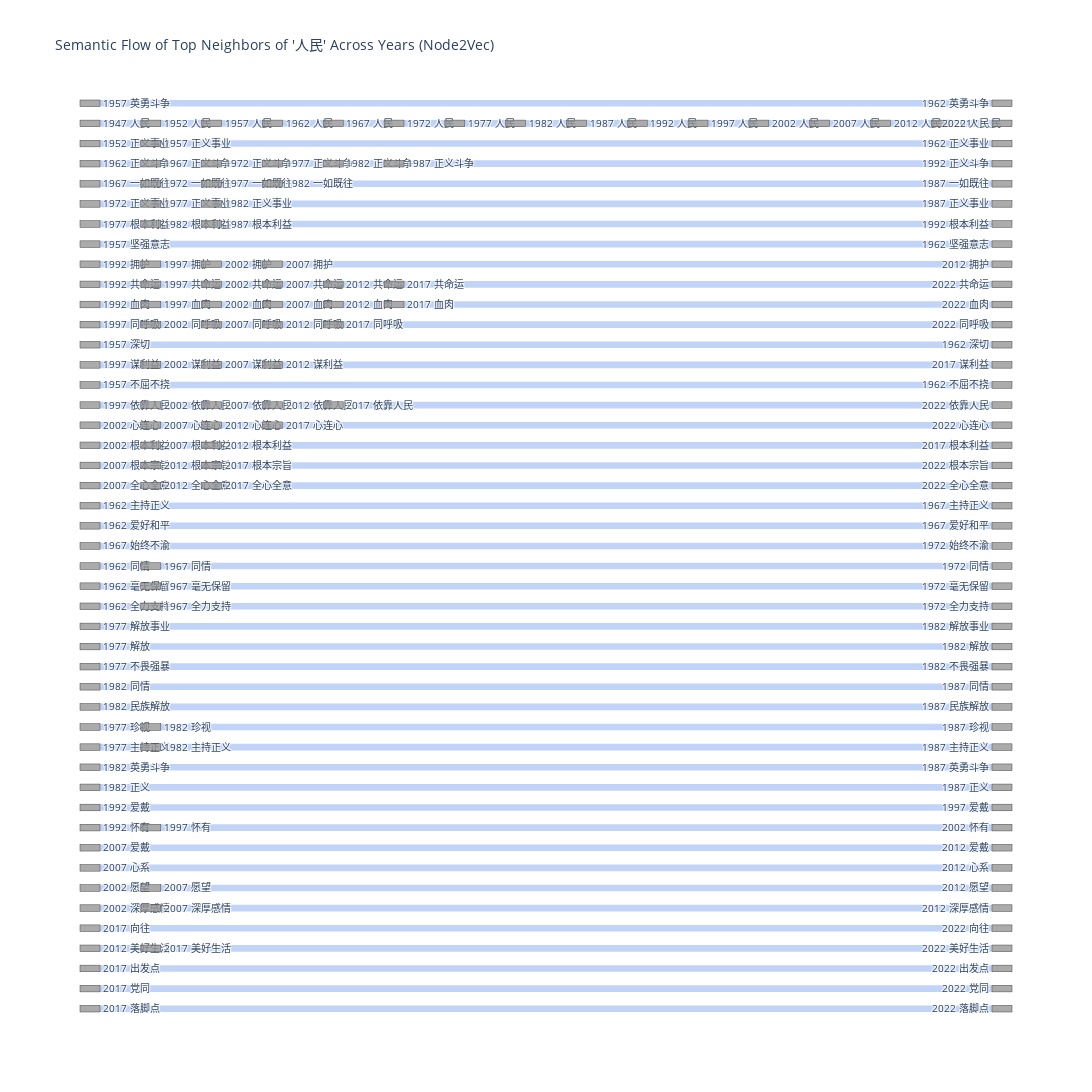

The notebook cell saved with this chart:
### Code cell
import pandas as pd
import plotly.graph_objects as go

# ---------- 1. Load data ----------
csv_path = "renmin_neighbors_node2vec.csv"  # change if needed
df = pd.read_csv(csv_path)

# Optional: only keep top-K neighbors per year
TOPK = 20
df = df[df["rank"] <= TOPK]

# Choose years you want to visualize (可以改成你想要的年份列表)
years_to_plot = [1947, 1952, 1957, 1962, 1967, 1972, 1977, 1982, 1987, 1992, 1997, 2002, 2007, 2012, 2017, 2022]

df = df[df["year"].isin(years_to_plot)]

# ---------- 2. Build nodes: each (year, neighbor) pair is a node ----------
# Node label: "year\nneighbor"
df["node_label"] = df["year"].astype(str) + "\n" + df["neighbor"]

# Get unique nodes and assign indices
unique_nodes = df["node_label"].unique().tolist()
node_index = {label: i for i, label in enumerate(unique_nodes)}

# ---------- 3. Build links: connect same neighbor across consecutive years ----------
sources = []
targets = []
values = []

# We group by neighbor word, then see in哪些年份出现过
for neighbor, g in df.groupby("neighbor"):
    # 按年份排序
    g_sorted = g.sort_values("year")
    years_list = g_sorted["year"].tolist()
    labels_list = g_sorted["node_label"].tolist()
    sims_list = g_sorted["similarity"].tolist()

    # 在相邻年份之间画边
    for i in range(len(years_list) - 1):
        year1 = years_list[i]
        year2 = years_list[i + 1]
        label1 = labels_list[i]
        label2 = labels_list[i + 1]

        # 只连接真正相邻的时间点（防止中间缺一年跳过去）
        # 如果你不介意可以去掉这个判断
        idx1 = years_to_plot.index(year1)
        idx2 = years_to_plot.index(year2)
        if idx2 - idx1 != 1:
            # 中间隔了年份，可以视情况要不要连
            # 这里选择跳过不连
            continue

        src = node_index[label1]
        tgt = node_index[label2]

        # 可以用平均 similarity / 最小 similarity 做权重，这里简单用 1
        # 或者用两年 similarity 的平均值:
        # val = (sims_list[i] + sims_list[i+1]) / 2
        val = 1.0

        sources.append(src)
        targets.append(tgt)
        values.append(val)

# ---------- 4. Create Sankey diagram ----------
fig = go.Figure(data=[go.Sankey(
    arrangement="snap",
    node=dict(
        pad=15,
        thickness=20,
        line=dict(width=0.5),
        label=unique_nodes,
        color="rgba(150,150,150,0.8)"  # node color，可以自己改
    ),
    link=dict(
        source=sources,
        target=targets,
        value=values,
        color="rgba(100,149,237,0.4)"  # edge color，可改
    )
)])

fig.update_layout(
    title_text="Semantic Flow of Top Neighbors of '人民' Across Years (Node2Vec)",
    font=dict(size=10),
    width=1300,  
    height=2000
)

fig.show()

### Figure 1 — Plotly figure (JSON) as saved in the notebook; plotly's stock layout.template omitted (floating-point values rounded to 4 significant figures; data arrays with more than 128 entries replaced by an {"elided": "..."} marker saying what was removed)
{"data": [{"arrangement": "snap", "link": {"color": "rgba(100,149,237,0.4)", "source": [85, 108, 129, 142, 43, 132, 71, 139, 153, 0, 20, 40, 60, 80, 100, 120, 140, 160, 180, 200, 220, 240, 260, 280, 201, 227, 249, 266, 284, 289, 69, 89, 251, 264, 290, 181, 204, 225, 247, 263, 292, 296, 206, 224, 245, 268, 287, 63, 94, 141, 293, 49, 95, 255, 236, 250, 269, 285, 182, 216, 222, 254, 190, 211, 221, 242, 135, 152, 177, 230, 252, 275, 257, 272, 283, 157, 37, 54, 110, 123, 145, 67, 93, 113, 124, 143, 164, 79, 97, 150, 58, 234, 256, 75, 183, 248, 131, 154, 273, 286, 42, 151, 294, 191, 203, 226, 241, 271, 295, 121, 133, 205, 228, 246, 265], "target": [108, 129, 142, 163, 76, 149, 84, 153, 171, 20, 40, 60, 80, 100, 120, 140, 160, 180, 200, 220, 240, 260, 280, 300, 227, 249, 266, 284, 301, 315, 89, 115, 264, 290, 302, 204, 225, 247, 263, 292, 303, 314, 224, 245, 268, 287, 306, 94, 103, 161, 310, 65, 102, 277, 250, 269, 285, 304, 216, 229, 254, 278, 211, 221, 242, 262, 152, 177, 195, 252, 275, 288, 272, 283, 307, 175, 54, 64, 123, 145, 165, 93, 113, 124, 143, 164, 199, 97, 105, 162, 66, 256, 279, 88, 209, 261, 154, 166, 286, 312, 61, 174, 317, 203, 226, 241, 271, 295, 305, 146, 144, 228, 246, 265, 291], "value": [1, 1, 1, 1, 1, 1, 1, 1, 1, 1, 1, 1, 1, 1, 1, 1, 1, 1, 1, 1, 1, 1, 1, 1, 1, 1, 1, 1, 1, 1, 1, 1, 1, 1, 1, 1, 1, 1, 1, 1, 1, 1, 1, 1, 1, 1, 1, 1, 1, 1, 1, 1, 1, 1, 1, 1, 1, 1, 1, 1, 1, 1, 1, 1, 1, 1, 1, 1, 1, 1, 1, 1, 1, 1, 1, 1, 1, 1, 1, 1, 1, 1, 1, 1, 1, 1, 1, 1, 1, 1, 1, 1, 1, 1, 1, 1, 1, 1, 1, 1, 1, 1, 1, 1, 1, 1, 1, 1, 1, 1, 1, 1, 1, 1, 1]}, "node": {"color": "rgba(150,150,150,0.8)", "label": {"elided": "320 str values"}, "line": {"width": 0.5}, "pad": 15, "thickness": 20}, "type": "sankey"}], "layout": {"font": {"size": 10}, "height": 2000, "title": {"text": "Semantic Flow of Top Neighbors of '人民' Across Years (Node2Vec)"}, "width": 1300}}
